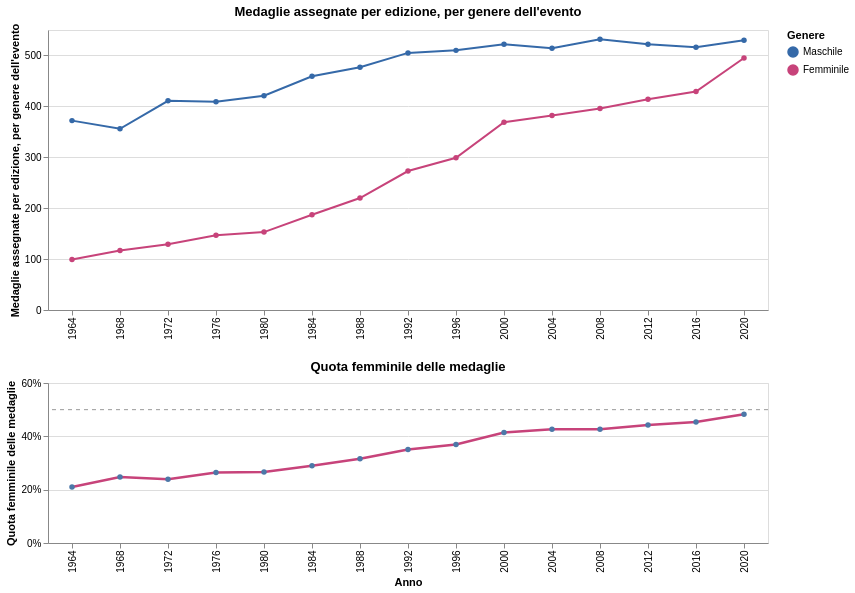

This figure's notebook cell:
### Markdown cell above
## 4. Evoluzione del medagliere

Stessa struttura del grafico precedente, ma applicata alle **medaglie** (per genere dell'evento):
sopra i conteggi assoluti, sotto la quota femminile del medagliere. Gli eventi misti sono esclusi
dalla quota.

### Code cell
medaglie_per_anno = (
    medal_units.loc[medal_units["genere_evento"].isin(["Maschile", "Femminile"])]
    .groupby(["year", "genere_evento"], as_index=False)
    .size()
    .rename(columns={"genere_evento": "genere", "size": "medaglie"})
)

grafico_medagliere = grafico_serie_e_quota(
    medaglie_per_anno, "medaglie",
    "Medaglie assegnate per edizione, per genere dell'evento",
    "Quota femminile delle medaglie",
)
grafico_medagliere

### Figure 1 — Vega-Lite specification as saved in the notebook (floating-point values rounded to 4 significant figures)
{"config": {"view": {"continuousWidth": 300, "continuousHeight": 300}}, "vconcat": [{"data": {"name": "data-5849041294b281a809cd7e69d2d0bb86"}, "mark": {"type": "line", "point": true, "strokeWidth": 2}, "encoding": {"color": {"field": "genere", "scale": {"domain": ["Maschile", "Femminile"], "range": ["#3569a8", "#c7437a"]}, "title": "Genere", "type": "nominal"}, "tooltip": [{"field": "year", "title": "Anno", "type": "ordinal"}, {"field": "genere", "title": "Genere", "type": "nominal"}, {"field": "medaglie", "format": ",.0f", "title": "Medaglie assegnate per edizione, per genere dell'evento", "type": "quantitative"}], "x": {"field": "year", "title": null, "type": "ordinal"}, "y": {"field": "medaglie", "title": "Medaglie assegnate per edizione, per genere dell'evento", "type": "quantitative"}}, "height": 280, "title": "Medaglie assegnate per edizione, per genere dell'evento", "width": 720}, {"layer": [{"data": {"name": "data-75b7c610ef265eda962265f8c43d8197"}, "mark": {"type": "line", "color": "#c7437a", "point": true, "strokeWidth": 2.5}, "encoding": {"tooltip": [{"field": "year", "title": "Anno", "type": "ordinal"}, {"field": "quota_f", "format": ".1%", "title": "Quota femminile delle medaglie", "type": "quantitative"}], "x": {"field": "year", "title": "Anno", "type": "ordinal"}, "y": {"axis": {"format": "%"}, "field": "quota_f", "scale": {"domain": [0, 0.6]}, "title": "Quota femminile delle medaglie", "type": "quantitative"}}}, {"data": {"name": "data-ae456247d702c6c353c73adae49361a3"}, "mark": {"type": "rule", "color": "#999999", "strokeDash": [4, 4]}, "encoding": {"y": {"field": "quota_f", "type": "quantitative"}}}], "height": 160, "title": "Quota femminile delle medaglie", "width": 720}], "$schema": "https://vega.github.io/schema/vega-lite/v6.4.1.json", "datasets": {"data-5849041294b281a809cd7e69d2d0bb86": [{"year": 1964, "genere": "Femminile", "medaglie": 99}, {"year": 1964, "genere": "Maschile", "medaglie": 372}, {"year": 1968, "genere": "Femminile", "medaglie": 117}, {"year": 1968, "genere": "Maschile", "medaglie": 356}, {"year": 1972, "genere": "Femminile", "medaglie": 129}, {"year": 1972, "genere": "Maschile", "medaglie": 411}, {"year": 1976, "genere": "Femminile", "medaglie": 147}, {"year": 1976, "genere": "Maschile", "medaglie": 409}, {"year": 1980, "genere": "Femminile", "medaglie": 153}, {"year": 1980, "genere": "Maschile", "medaglie": 421}, {"year": 1984, "genere": "Femminile", "medaglie": 187}, {"year": 1984, "genere": "Maschile", "medaglie": 459}, {"year": 1988, "genere": "Femminile", "medaglie": 220}, {"year": 1988, "genere": "Maschile", "medaglie": 477}, {"year": 1992, "genere": "Femminile", "medaglie": 273}, {"year": 1992, "genere": "Maschile", "medaglie": 505}, {"year": 1996, "genere": "Femminile", "medaglie": 299}, {"year": 1996, "genere": "Maschile", "medaglie": 510}, {"year": 2000, "genere": "Femminile", "medaglie": 369}, {"year": 2000, "genere": "Maschile", "medaglie": 522}, {"year": 2004, "genere": "Femminile", "medaglie": 382}, {"year": 2004, "genere": "Maschile", "medaglie": 514}, {"year": 2008, "genere": "Femminile", "medaglie": 396}, {"year": 2008, "genere": "Maschile", "medaglie": 532}, {"year": 2012, "genere": "Femminile", "medaglie": 414}, {"year": 2012, "genere": "Maschile", "medaglie": 522}, {"year": 2016, "genere": "Femminile", "medaglie": 429}, {"year": 2016, "genere": "Maschile", "medaglie": 516}, {"year": 2020, "genere": "Femminile", "medaglie": 495}, {"year": 2020, "genere": "Maschile", "medaglie": 530}], "data-75b7c610ef265eda962265f8c43d8197": [{"year": 1964, "quota_f": 0.2102}, {"year": 1968, "quota_f": 0.2474}, {"year": 1972, "quota_f": 0.2389}, {"year": 1976, "quota_f": 0.2644}, {"year": 1980, "quota_f": 0.2666}, {"year": 1984, "quota_f": 0.2895}, {"year": 1988, "quota_f": 0.3156}, {"year": 1992, "quota_f": 0.3509}, {"year": 1996, "quota_f": 0.3696}, {"year": 2000, "quota_f": 0.4141}, {"year": 2004, "quota_f": 0.4263}, {"year": 2008, "quota_f": 0.4267}, {"year": 2012, "quota_f": 0.4423}, {"year": 2016, "quota_f": 0.454}, {"year": 2020, "quota_f": 0.4829}], "data-ae456247d702c6c353c73adae49361a3": [{"quota_f": 0.5}]}}
